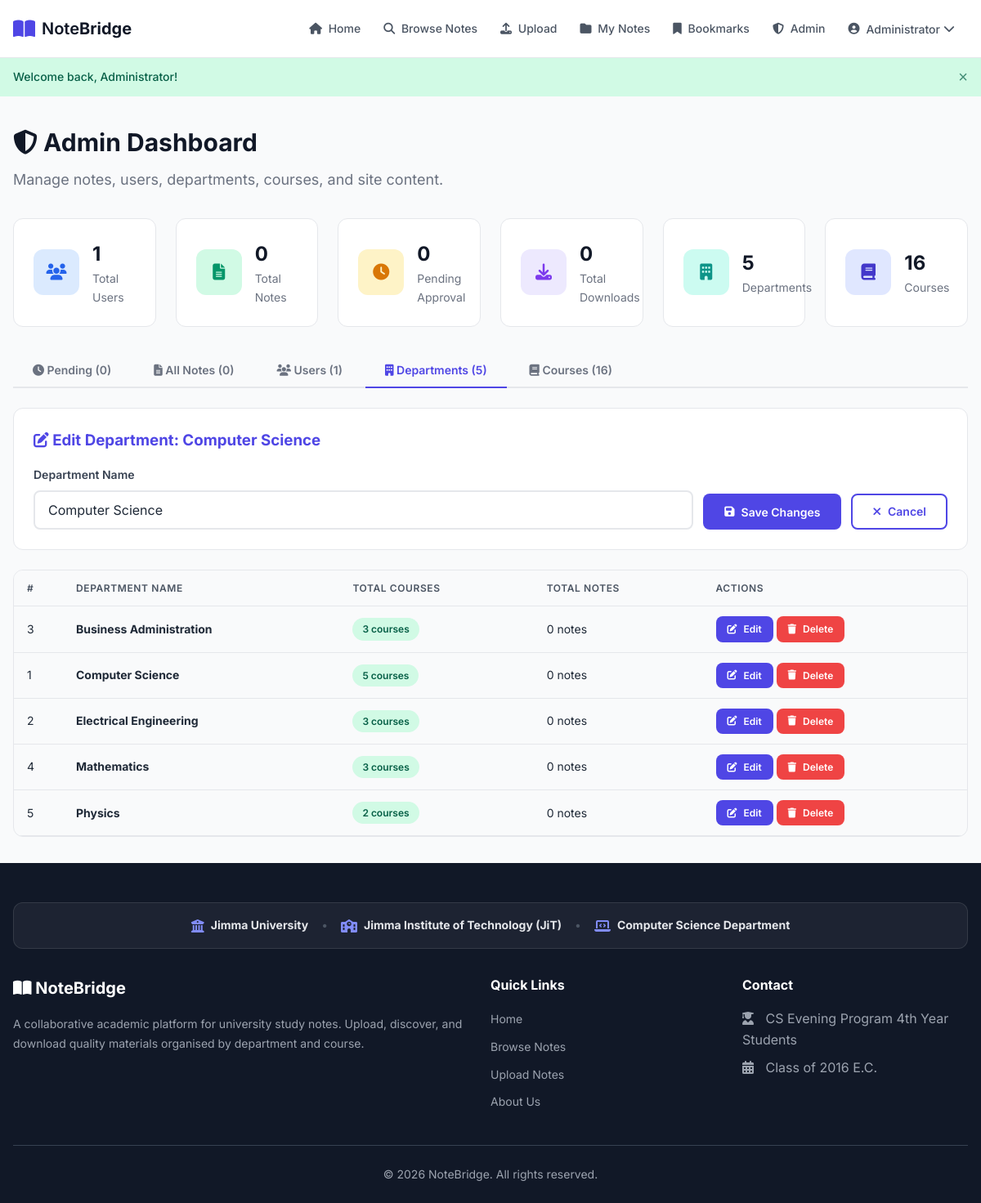
Page /admin/dashboard.php?edit_dept=1 (signed in) on the committed database.
### tables this page shows
CREATE TABLE IF NOT EXISTS departments (
    id   INT AUTO_INCREMENT PRIMARY KEY,
    name VARCHAR(100) NOT NULL UNIQUE
);

### includes/config.php (called while the page is built, shortened)
<?php
function sanitize($data) {
    return htmlspecialchars(trim($data), ENT_QUOTES, 'UTF-8');
}
?>

### admin/dashboard.php (the view, shortened to what this page needs)
<?php
require_once __DIR__ . '/../includes/config.php';
$totalUsers       = (int)$db->query("SELECT COUNT(*) FROM users")->fetchColumn();
$totalNotes       = (int)$db->query("SELECT COUNT(*) FROM notes")->fetchColumn();
$pendingNotes     = (int)$db->query("SELECT COUNT(*) FROM notes WHERE status = 'pending'")->fetchColumn();
$totalDownloads   = (int)$db->query("SELECT COALESCE(SUM(downloads), 0) FROM notes")->fetchColumn();
$totalDepartments = (int)$db->query("SELECT COUNT(*) FROM departments")->fetchColumn();
$totalCourses     = (int)$db->query("SELECT COUNT(*) FROM courses")->fetchColumn();
$allDepartments = $db->query(
    "SELECT d.*,
            COUNT(DISTINCT c.id) AS course_count,
            COUNT(DISTINCT n.id) AS note_count
     FROM departments d
     LEFT JOIN courses c ON c.department_id = d.id
     LEFT JOIN notes n ON n.course_id = c.id
     GROUP BY d.id
     ORDER BY d.name ASC"
)->fetchAll(PDO::FETCH_ASSOC);
$allCoursesList = $db->query(
    "SELECT c.*,
            d.name AS department_name,
            COUNT(n.id) AS note_count
     FROM courses c
     JOIN departments d ON c.department_id = d.id
     LEFT JOIN notes n ON n.course_id = c.id
     GROUP BY c.id
     ORDER BY d.name ASC, c.name ASC"
)->fetchAll(PDO::FETCH_ASSOC);
$editDept = null;
if (isset($_GET['edit_dept'])) {
    $editDeptId = (int)$_GET['edit_dept'];
    $editDeptStmt = $db->prepare("SELECT * FROM departments WHERE id = ?");
    $editDeptStmt->execute([$editDeptId]);
    $editDept = $editDeptStmt->fetch(PDO::FETCH_ASSOC);
}
$activeTab = $_GET['tab'] ?? 'pending';
if ($editDept)   $activeTab = 'departments';
require_once __DIR__ . '/../includes/header.php';
?>
<div class="container">
    <div class="page-header">
        <h1><i class="fas fa-shield-alt"></i> Admin Dashboard</h1>
        <p>Manage notes, users, departments, courses, and site content.</p>
    </div>
    <div class="stats-grid">
        <div class="stat-card">
            <div class="stat-icon blue"><i class="fas fa-users"></i></div>
            <div>
                <div class="stat-number"><?php echo $totalUsers; ?></div>
                <div class="stat-label">Total Users</div>
            </div>
        </div>
        <div class="stat-card">
            <div class="stat-icon green"><i class="fas fa-file-alt"></i></div>
            <div>
                <div class="stat-number"><?php echo $totalNotes; ?></div>
                <div class="stat-label">Total Notes</div>
            </div>
        </div>
        <div class="stat-card">
            <div class="stat-icon amber"><i class="fas fa-clock"></i></div>
            <div>
                <div class="stat-number"><?php echo $pendingNotes; ?></div>
                <div class="stat-label">Pending Approval</div>
            </div>
        </div>
        <div class="stat-card">
            <div class="stat-icon purple"><i class="fas fa-download"></i></div>
            <div>
                <div class="stat-number"><?php echo $totalDownloads; ?></div>
                <div class="stat-label">Total Downloads</div>
            </div>
        </div>
        <div class="stat-card">
            <div class="stat-icon teal"><i class="fas fa-building"></i></div>
            <div>
                <div class="stat-number"><?php echo $totalDepartments; ?></div>
                <div class="stat-label">Departments</div>
            </div>
        </div>
        <div class="stat-card">
            <div class="stat-icon indigo"><i class="fas fa-book"></i></div>
            <div>
                <div class="stat-number"><?php echo $totalCourses; ?></div>
                <div class="stat-label">Courses</div>
            </div>
        </div>
    </div>
    <div class="tabs">
        <button class="tab-btn <?php echo ($activeTab === 'pending') ? 'active' : ''; ?>" data-tab="tab-pending">
            <i class="fas fa-clock"></i> Pending (<?php echo $pendingNotes; ?>)
        </button>
        <button class="tab-btn <?php echo ($activeTab === 'notes') ? 'active' : ''; ?>" data-tab="tab-notes">
            <i class="fas fa-file-alt"></i> All Notes (<?php echo $totalNotes; ?>)
        </button>
        <button class="tab-btn <?php echo ($activeTab === 'users') ? 'active' : ''; ?>" data-tab="tab-users">
            <i class="fas fa-users"></i> Users (<?php echo $totalUsers; ?>)
        </button>
        <button class="tab-btn <?php echo ($activeTab === 'departments') ? 'active' : ''; ?>" data-tab="tab-departments">
            <i class="fas fa-building"></i> Departments (<?php echo count($allDepartments); ?>)
        </button>
        <button class="tab-btn <?php echo ($activeTab === 'courses') ? 'active' : ''; ?>" data-tab="tab-courses">
            <i class="fas fa-book"></i> Courses (<?php echo count($allCoursesList); ?>)
        </button>
    </div>
    <div class="tab-content <?php echo ($activeTab === 'departments') ? 'active' : ''; ?>" id="tab-departments">
        <div class="card" style="margin-bottom: var(--space-6);">
            <div class="card-body">
                <?php if ($editDept): ?>
                <h3 style="margin-bottom: var(--space-4); color: var(--primary);">
                    <i class="fas fa-edit"></i> Edit Department: <?php echo sanitize($editDept['name']); ?>
                </h3>
                <form method="POST" action="dashboard.php?tab=departments" style="display: flex; gap: var(--space-3); align-items: flex-end; flex-wrap: wrap;">
                    <div class="form-group" style="flex: 1; min-width: 250px; margin-bottom: 0;">
                        <label for="edit_dept_name">Department Name</label>
                        <input type="text" id="edit_dept_name" name="name" class="form-control"
                               value="<?php echo sanitize($editDept['name']); ?>" required>
                    </div>
                    <button type="submit" class="btn btn-primary" style="height: 44px;">
                        <i class="fas fa-save"></i> Save Changes
                    </button>
                    <a href="dashboard.php?tab=departments" class="btn btn-secondary" style="height: 44px; display: inline-flex; align-items: center;">
                        <i class="fas fa-times"></i> Cancel
                    </a>
                </form>
                <?php endif; ?>
            </div>
        </div>
        <div class="table-wrapper">
            <table>
                <thead>
                    <tr>
                        <th style="width: 60px;">#</th>
                        <th>Department Name</th>
                        <th>Total Courses</th>
                        <th>Total Notes</th>
                        <th>Actions</th>
                    </tr>
                </thead>
                <tbody>
                    <?php if (!empty($allDepartments)): ?>
                        <?php foreach ($allDepartments as $dept): ?>
                        <tr>
                            <td><?php echo (int)$dept['id']; ?></td>
                            <td><strong><?php echo sanitize($dept['name']); ?></strong></td>
                            <td><span class="badge badge-approved"><?php echo (int)$dept['course_count']; ?> courses</span></td>
                            <td><?php echo (int)$dept['note_count']; ?> notes</td>
                            <td>
                                <a href="dashboard.php?edit_dept=<?php echo (int)$dept['id']; ?>" class="btn btn-primary btn-sm" title="Edit Department">
                                    <i class="fas fa-edit"></i> Edit
                                </a>
                                <a href="dashboard.php?delete_dept=<?php echo (int)$dept['id']; ?>"
                                   class="btn btn-danger btn-sm"
                                   data-confirm="Are you sure you want to delete '<?php echo sanitize($dept['name']); ?>'? All associated courses and note files will also be permanently deleted."
                                   title="Delete Department">
                                    <i class="fas fa-trash"></i> Delete
                                </a>
                            </td>
                        </tr>
                        <?php endforeach; ?>
                    <?php endif; ?>
                </tbody>
            </table>
        </div>
    </div>
</div>
<?php require_once __DIR__ . '/../includes/footer.php'; ?>

### rows in the picture
departments: name "Computer Science", id "1", course_count "5", note_count "0"
departments: id "3", name "Business Administration", course_count "3", note_count "0"
departments: id "2", name "Electrical Engineering", course_count "3", note_count "0"
departments: id "4", name "Mathematics", course_count "3", note_count "0"
departments: id "5", name "Physics", course_count "2", note_count "0"

### other values in the picture
$_SESSION['full_name'] "Administrator"
$flash['message'] "Welcome back, Administrator!"
$totalUsers "1"
$totalNotes "0"
$pendingNotes "0"
$totalDownloads "0"
$totalDepartments "5"
$totalCourses "16"
count($allDepartments) "5"
count($allCoursesList) "16"
